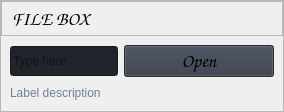
                        <widget class="QFrame" name="row_1">
                         <property name="frameShape">
                          <enum>QFrame::StyledPanel</enum>
                         </property>
                         <property name="frameShadow">
                          <enum>QFrame::Raised</enum>
                         </property>
                         <layout class="QVBoxLayout" name="verticalLayout_16">
                          <property name="spacing">
                           <number>0</number>
                          </property>
                          <property name="leftMargin">
                           <number>0</number>
                          </property>
                          <property name="topMargin">
                           <number>0</number>
                          </property>
                          <property name="rightMargin">
                           <number>0</number>
                          </property>
                          <property name="bottomMargin">
                           <number>0</number>
                          </property>
                          <item>
                           <widget class="QFrame" name="frame_div_content_1">
                            <property name="minimumSize">
                             <size>
                              <width>0</width>
                              <height>110</height>
                             </size>
                            </property>
                            <property name="maximumSize">
                             <size>
                              <width>16777215</width>
                              <height>110</height>
                             </size>
                            </property>
                            <property name="frameShape">
                             <enum>QFrame::NoFrame</enum>
                            </property>
                            <property name="frameShadow">
                             <enum>QFrame::Raised</enum>
                            </property>
                            <layout class="QVBoxLayout" name="verticalLayout_17">
                             <property name="spacing">
                              <number>0</number>
                             </property>
                             <property name="leftMargin">
                              <number>0</number>
                             </property>
                             <property name="topMargin">
                              <number>0</number>
                             </property>
                             <property name="rightMargin">
                              <number>0</number>
                             </property>
                             <property name="bottomMargin">
                              <number>0</number>
                             </property>
                             <item>
                              <widget class="QFrame" name="frame_title_wid_1">
                               <property name="maximumSize">
                                <size>
                                 <width>16777215</width>
                                 <height>35</height>
                                </size>
                               </property>
                               <property name="frameShape">
                                <enum>QFrame::StyledPanel</enum>
                               </property>
                               <property name="frameShadow">
                                <enum>QFrame::Raised</enum>
                               </property>
                               <layout class="QVBoxLayout" name="verticalLayout_18">
                                <item>
                                 <widget class="QLabel" name="labelBoxBlenderInstalation">
                                  <property name="font">
                                   <font>
                                    <family>Comic Sans MS</family>
                                    <pointsize>14</pointsize>
                                    <italic>false</italic>
                                    <bold>false</bold>
                                   </font>
                                  </property>
                                  <property name="styleSheet">
                                   <string notr="true"/>
                                  </property>
                                  <property name="text">
                                   <string>FILE BOX</string>
                                  </property>
                                 </widget>
                                </item>
                               </layout>
                              </widget>
                             </item>
                             <item>
                              <widget class="QFrame" name="frame_content_wid_1">
                               <property name="frameShape">
                                <enum>QFrame::NoFrame</enum>
                               </property>
                               <property name="frameShadow">
                                <enum>QFrame::Raised</enum>
                               </property>
                               <layout class="QHBoxLayout" name="horizontalLayout_9">
                                <item>
                                 <layout class="QGridLayout" name="gridLayout">
                                  <property name="bottomMargin">
                                   <number>0</number>
                                  </property>
                                  <item row="0" column="0">
                                   <widget class="QLineEdit" name="lineEdit">
                                    <property name="minimumSize">
                                     <size>
                                      <width>0</width>
                                      <height>30</height>
                                     </size>
                                    </property>
                                    <property name="styleSheet">
                                     <string notr="true">background-color: rgb(33, 37, 43);</string>
                                    </property>
                                    <property name="text">
                                     <string/>
                                    </property>
                                    <property name="placeholderText">
                                     <string>Type here</string>
                                    </property>
                                   </widget>
                                  </item>
                                  <item row="0" column="1">
                                   <widget class="QPushButton" name="pushButton">
                                    <property name="minimumSize">
                                     <size>
                                      <width>150</width>
                                      <height>30</height>
                                     </size>
                                    </property>
                                    <property name="font">
                                     <font>
                                      <family>Comic Sans MS</family>
                                      <pointsize>14</pointsize>
                                      <italic>false</italic>
                                      <bold>false</bold>
                                     </font>
                                    </property>
                                    <property name="cursor">
                                     <cursorShape>PointingHandCursor</cursorShape>
                                    </property>
                                    <property name="styleSheet">
                                     <string notr="true">background-color: rgb(52, 59, 72);</string>
                                    </property>
                                    <property name="text">
                                     <string>Open</string>
                                    </property>
                                    <property name="icon">
                                     <iconset resource="../resources.qrc">
                                      <normaloff>:/icons/images/icons/cil-folder-open.png</normaloff>:/icons/images/icons/cil-folder-open.png</iconset>
                                    </property>
                                   </widget>
                                  </item>
                                  <item row="1" column="0" colspan="2">
                                   <widget class="QLabel" name="labelVersion_3">
                                    <property name="styleSheet">
                                     <string notr="true">color: rgb(113, 126, 149);</string>
                                    </property>
                                    <property name="lineWidth">
                                     <number>1</number>
                                    </property>
                                    <property name="text">
                                     <string>Label description</string>
                                    </property>
                                    <property name="alignment">
                                     <set>Qt::AlignLeading|Qt::AlignLeft|Qt::AlignVCenter</set>
                                    </property>
                                   </widget>
                                  </item>
                                 </layout>
                                </item>
                               </layout>
                              </widget>
                             </item>
                            </layout>
                           </widget>
                          </item>
                         </layout>
                        </widget>
